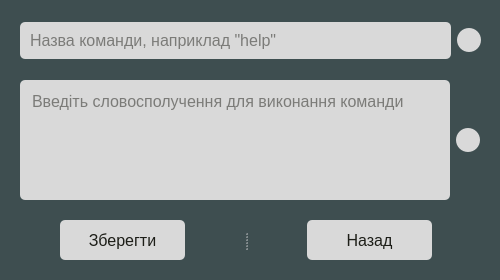
<?xml version="1.0" encoding="UTF-8"?>
<ui version="4.0">
 <class>Dialog</class>
 <widget class="QDialog" name="Dialog">
  <property name="geometry">
   <rect>
    <x>0</x>
    <y>0</y>
    <width>500</width>
    <height>280</height>
   </rect>
  </property>
  <property name="minimumSize">
   <size>
    <width>500</width>
    <height>280</height>
   </size>
  </property>
  <property name="maximumSize">
   <size>
    <width>500</width>
    <height>280</height>
   </size>
  </property>
  <property name="windowTitle">
   <string>Edit Command</string>
  </property>
  <property name="styleSheet">
   <string notr="true">QWidget {
	marging: 20px;
	background-color: #3E4E50;
}</string>
  </property>
  <widget class="QWidget" name="layoutWidget">
   <property name="geometry">
    <rect>
     <x>20</x>
     <y>20</y>
     <width>461</width>
     <height>41</height>
    </rect>
   </property>
   <layout class="QHBoxLayout" name="horizontalLayout_2">
    <item>
     <widget class="QLineEdit" name="commandNameField">
      <property name="styleSheet">
       <string notr="true">QLineEdit {
	background-color: #D9D9D9;
	color: #1D1E18;
	font-size: 16px;
	border-radius: 5px;
	marging-right: 20px;
	padding: 8px;
}</string>
      </property>
      <property name="placeholderText">
       <string>Назва команди, наприклад &quot;help&quot;</string>
      </property>
     </widget>
    </item>
    <item>
     <widget class="QLabel" name="helpCommandName">
      <property name="minimumSize">
       <size>
        <width>24</width>
        <height>24</height>
       </size>
      </property>
      <property name="maximumSize">
       <size>
        <width>24</width>
        <height>24</height>
       </size>
      </property>
      <property name="toolTip">
       <string>&lt;html&gt;&lt;head/&gt;&lt;body&gt;&lt;p&gt;Необхідно ввести назву команди, наприклад: &amp;quot;help&amp;quot;, &amp;quot;do something&amp;quot;&lt;/p&gt;&lt;/body&gt;&lt;/html&gt;</string>
      </property>
      <property name="whatsThis">
       <string>&lt;html&gt;&lt;head/&gt;&lt;body&gt;&lt;p&gt;Необхідно ввести назву команди, наприклад: &amp;quot;help&amp;quot;, &amp;quot;do something&amp;quot;&lt;/p&gt;&lt;/body&gt;&lt;/html&gt;</string>
      </property>
      <property name="styleSheet">
       <string notr="true">background-color: #D9D9D9;
border-radius: 12px;</string>
      </property>
      <property name="text">
       <string/>
      </property>
      <property name="pixmap">
       <pixmap resource="../../PycharmProjects/Diploma/Diploma/src/rs-qt/res-qt2.qrc">:/help/help.svg</pixmap>
      </property>
      <property name="scaledContents">
       <bool>false</bool>
      </property>
     </widget>
    </item>
   </layout>
  </widget>
  <widget class="QWidget" name="layoutWidget_2">
   <property name="geometry">
    <rect>
     <x>20</x>
     <y>80</y>
     <width>461</width>
     <height>121</height>
    </rect>
   </property>
   <layout class="QHBoxLayout" name="horizontalLayout">
    <property name="sizeConstraint">
     <enum>QLayout::SetMaximumSize</enum>
    </property>
    <property name="rightMargin">
     <number>1</number>
    </property>
    <property name="bottomMargin">
     <number>1</number>
    </property>
    <item>
     <widget class="QTextEdit" name="commandsField">
      <property name="styleSheet">
       <string notr="true">	background-color: #D9D9D9;
	color: #1D1E18;
	font-size: 16px;
	border-radius: 5px;
	marging-right: 20px;
	padding: 8px;
</string>
      </property>
      <property name="placeholderText">
       <string>Введіть словосполучення для виконання команди</string>
      </property>
     </widget>
    </item>
    <item>
     <widget class="QLabel" name="helpCommandWords">
      <property name="minimumSize">
       <size>
        <width>24</width>
        <height>24</height>
       </size>
      </property>
      <property name="maximumSize">
       <size>
        <width>24</width>
        <height>24</height>
       </size>
      </property>
      <property name="toolTip">
       <string>&lt;html&gt;&lt;head/&gt;&lt;body&gt;&lt;p&gt;Приклад оформлення сполосполучень команди:&lt;/p&gt;&lt;p&gt;&lt;br/&gt;&lt;/p&gt;&lt;p&gt;знайди^що&lt;span style=&quot; font-family:'JetBrains Mono','monospace'; color:#000000;&quot;&gt; таке^знайди інформацію^як називається&lt;/span&gt;&lt;/p&gt;&lt;p&gt;&lt;br/&gt;&lt;/p&gt;&lt;p&gt;де знак &amp;quot;^&amp;quot; розділяє команди&lt;/p&gt;&lt;/body&gt;&lt;/html&gt;</string>
      </property>
      <property name="whatsThis">
       <string>&lt;html&gt;&lt;head/&gt;&lt;body&gt;&lt;p&gt;Приклад оформлення сполосполучень команди:&lt;/p&gt;&lt;p&gt;&lt;br/&gt;&lt;/p&gt;&lt;p&gt;знайди^що&lt;span style=&quot; font-family:'JetBrains Mono','monospace'; color:#000000;&quot;&gt; таке^знайди інформацію^як називається&lt;/span&gt;&lt;/p&gt;&lt;p&gt;&lt;br/&gt;&lt;/p&gt;&lt;p&gt;де знак &amp;quot;^&amp;quot; розділяє команди&lt;/p&gt;&lt;/body&gt;&lt;/html&gt;</string>
      </property>
      <property name="styleSheet">
       <string notr="true">background-color: #D9D9D9;
border-radius: 12px;</string>
      </property>
      <property name="text">
       <string/>
      </property>
      <property name="pixmap">
       <pixmap resource="../../PycharmProjects/Diploma/Diploma/src/rs-qt/res-qt2.qrc">:/help/help.svg</pixmap>
      </property>
      <property name="scaledContents">
       <bool>false</bool>
      </property>
     </widget>
    </item>
   </layout>
  </widget>
  <widget class="QSplitter" name="splitter_2">
   <property name="geometry">
    <rect>
     <x>60</x>
     <y>220</y>
     <width>372</width>
     <height>40</height>
    </rect>
   </property>
   <property name="minimumSize">
    <size>
     <width>0</width>
     <height>40</height>
    </size>
   </property>
   <property name="maximumSize">
    <size>
     <width>372</width>
     <height>21</height>
    </size>
   </property>
   <property name="styleSheet">
    <string notr="true">QPushButton {
	font-size: 16px;
	border-radius: 5px;
	background-color: #d9d9d9;
	color: #1D1E18;
}

</string>
   </property>
   <property name="orientation">
    <enum>Qt::Horizontal</enum>
   </property>
   <property name="opaqueResize">
    <bool>false</bool>
   </property>
   <property name="handleWidth">
    <number>122</number>
   </property>
   <widget class="QPushButton" name="saveButton">
    <property name="minimumSize">
     <size>
      <width>125</width>
      <height>0</height>
     </size>
    </property>
    <property name="maximumSize">
     <size>
      <width>125</width>
      <height>16777215</height>
     </size>
    </property>
    <property name="cursor">
     <cursorShape>PointingHandCursor</cursorShape>
    </property>
    <property name="text">
     <string>Зберегти</string>
    </property>
   </widget>
   <widget class="QPushButton" name="backButton">
    <property name="minimumSize">
     <size>
      <width>125</width>
      <height>0</height>
     </size>
    </property>
    <property name="maximumSize">
     <size>
      <width>125</width>
      <height>16777215</height>
     </size>
    </property>
    <property name="cursor">
     <cursorShape>PointingHandCursor</cursorShape>
    </property>
    <property name="text">
     <string>Назад</string>
    </property>
   </widget>
  </widget>
 </widget>
 <resources>
  <include location="../../PycharmProjects/Diploma/Diploma/src/rs-qt/res-qt2.qrc"/>
 </resources>
 <connections/>
</ui>
